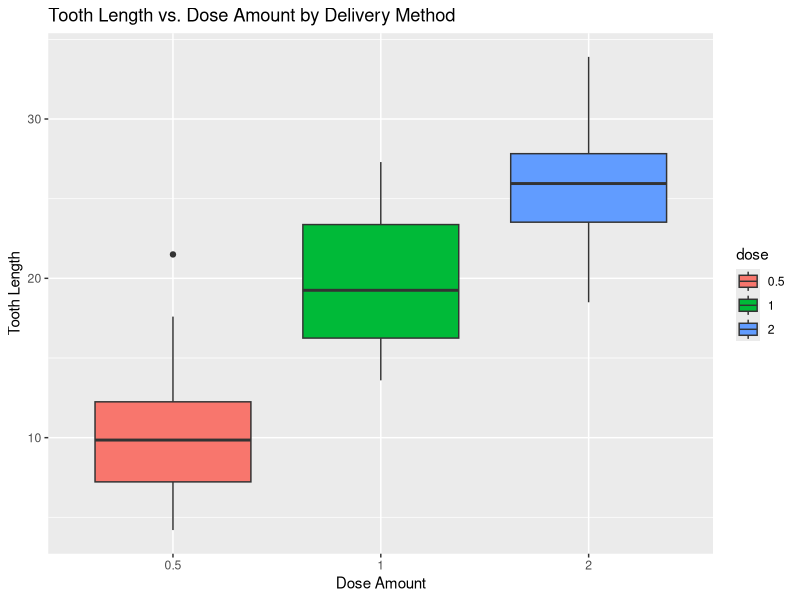
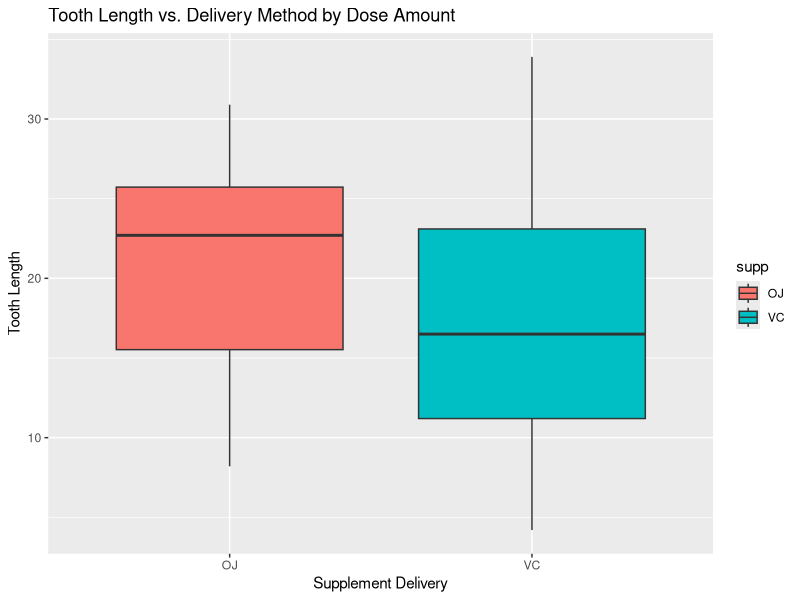

Reproduce these figures in R, in order.
## ---- chunk 1
knitr::opts_chunk$set(echo = TRUE)
## ---- chunk 2
library(ggplot2)
# Load ToothGrowth data
data("ToothGrowth")

# Display a summary of the data
summary(ToothGrowth)

#Display the first few rows of data
head(ToothGrowth)

#Unique Values
unique(ToothGrowth$len)
unique(ToothGrowth$supp)
unique(ToothGrowth$dose)

# Convert dose to a factor
ToothGrowth$dose<-as.factor(ToothGrowth$dose)

# Plot tooth length ('len') vs. the dose amount ('dose'), broken out by supplement delivery method ('supp')
ggplot(aes(x=dose, y=len), data=ToothGrowth) + geom_boxplot(aes(fill=dose)) + xlab("Dose Amount") + ylab("Tooth Length") + ggtitle("Tooth Length vs. Dose Amount by Delivery Method")

# Plot tooth length ('len') vs. supplement delivery method ('supp') broken out by the dose amount ('dose')
ggplot(aes(x=supp, y=len), data=ToothGrowth) + geom_boxplot(aes(fill=supp)) + xlab("Supplement Delivery") + ylab("Tooth Length") + ggtitle("Tooth Length vs. Delivery Method by Dose Amount")

# run t-test
t.test(len~supp,data=ToothGrowth)
## ---- chunk 3

# run t-test using dose amounts 0.5 and 1.0
ToothGrowth_sub <- subset(ToothGrowth, ToothGrowth$dose %in% c(1.0,0.5))
t.test(len~dose,data=ToothGrowth_sub)

# run t-test using dose amounts 0.5 and 2.0
ToothGrowth_sub <- subset(ToothGrowth, ToothGrowth$dose %in% c(0.5,2.0))
t.test(len~dose,data=ToothGrowth_sub)

# run t-test using dose amounts 1.0 and 2.0
ToothGrowth_sub <- subset(ToothGrowth, ToothGrowth$dose %in% c(1.0,2.0))
t.test(len~dose,data=ToothGrowth_sub)

